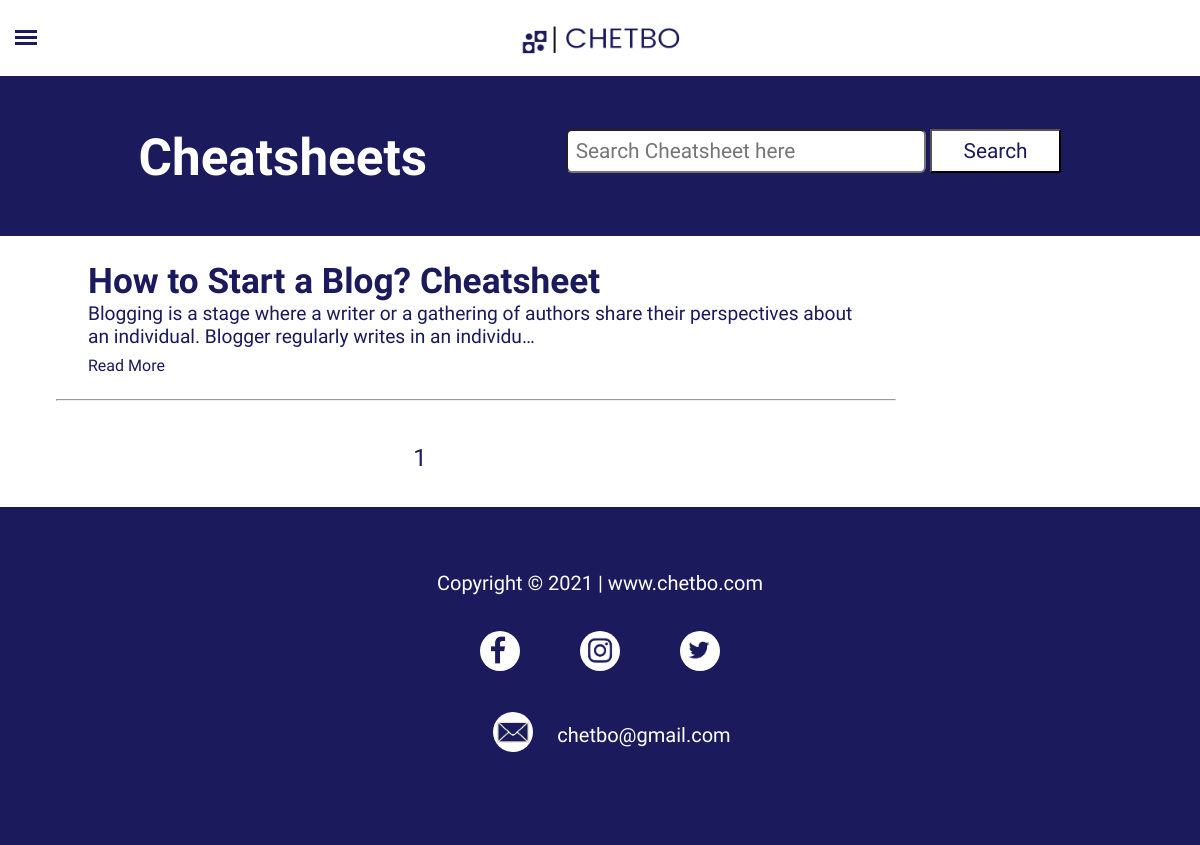
Page /sheets on the committed database.
### sheets/models.py (models this page shows, shortened)
class Cheatsheets(models.Model):
    sno = models.AutoField(primary_key=True)
    title = models.CharField(max_length=150)
    subtitle = models.TextField()
    slug = models.TextField()
    content = models.TextField()
    date = models.DateTimeField()

### home/views.py (the view)
# urls.py: path('sheets', views.sheets, name='sheets'),
def sheets(request):
    allPosts = Cheatsheets.objects.all().order_by('sno')
    paginator = Paginator(allPosts, 10)
    page_number = request.GET.get("page")
    page_obj = paginator.get_page(page_number)
    context = {"page_obj" : page_obj}
    return render(request, 'home/sheets.html', context)

### templates/home/sheets.html (shortened to what this page needs)
{% extends 'layout.html' %}
{% block head %}
<link type="text/css" rel="stylesheet" href="/static/css/sheets.css"> {% endblock %}
{% block body %}
<header>
    <div class="search-area">
        <div class="search-area-heading">
            <h1>Cheatsheets</h1>
        </div>
        <div class="search-bar">
            <form action="sheets/sheetsearch" method="get">
                <input type="search" name="query" id="search" placeholder="Search Cheatsheet here">
                <button name="sheetsearch" id="search-btn" type="submit">Search</button>
            </form>
        </div>
    </div>
</header>
{% for post in page_obj %}
<div id="cheatsheets-container">
    <div class="nposts">
        <h1 class="posts-heading">{{post.title}}</h1>
        <p class="para">{{post.subtitle|truncatechars:150}}</p>
        <div class="btn-link">
            <a href="sheets/{{post.slug}}" type="button">Read More</a>
        </div>
    </div><hr>
</div>
{% endfor %}
<div class="pagination-area">
    <span class="paginate-num">
        {{page_obj.number}}
    </span>
</div>
{% endblock %}

### static/css/style.css (style rules this page uses)
* { margin: 0; padding: 0; font-family: 'Cantarell', sans-serif; }

### static/css/sheets.css (style rules this page uses)
* { margin: 0; padding: 0; }
.search-area { display: flex; flex-wrap: wrap; align-items: center; justify-content: space-evenly; background-color: rgb(26, 26, 92); margin: auto; }
.search-area-heading { margin: 3rem 0; }
.search-area-heading h1 { font-size: 3.2rem; color: white; }
#search { font-size: 1.3rem; padding: 0.5rem 0.5rem; width: 30vw; border-radius: 6px; }
#search-btn { font-size: 1.3rem; padding: 0.5rem 2rem; color: rgb(26, 26, 92); background-color: white; }
#cheatsheets-container { width: 70vw; margin-left: 2.5rem; margin-top: 0.5rem; padding: 0.5rem 1rem; }
.nposts { margin: 1rem 0; margin-top: 0; padding: 0.5rem 2rem; }
.posts-heading, .para { color: rgb(26, 26, 92); }
.posts-heading { font-size: 2.2rem; }
.para { font-size: 1.2rem; }
.btn-link { padding-top: 0.5rem; }
.btn-link a { text-decoration: none; color: rgb(26, 26, 92); }
.pagination-area { width: 70vw; display: flex; align-items: center; justify-content: center; margin: 1rem 0; padding: 0.5rem 0; }
.paginate-num { display: block; font-size: 1.5rem; padding: 0.7rem 1.2rem; color: rgb(26, 26, 92); }
@media screen and (max-width: 1585px) { #search { width: 30vw; margin-bottom: 13px; } }

### rows in the picture
Cheatsheets: title "How to Start a Blog? Cheatsheet", subtitle "Blogging is a stage where a writer or a gathering of authors share their perspectives about an individual. Blogger regularly writes in an individu…"

### other values in the picture
{{ page_obj.number }} "1"
